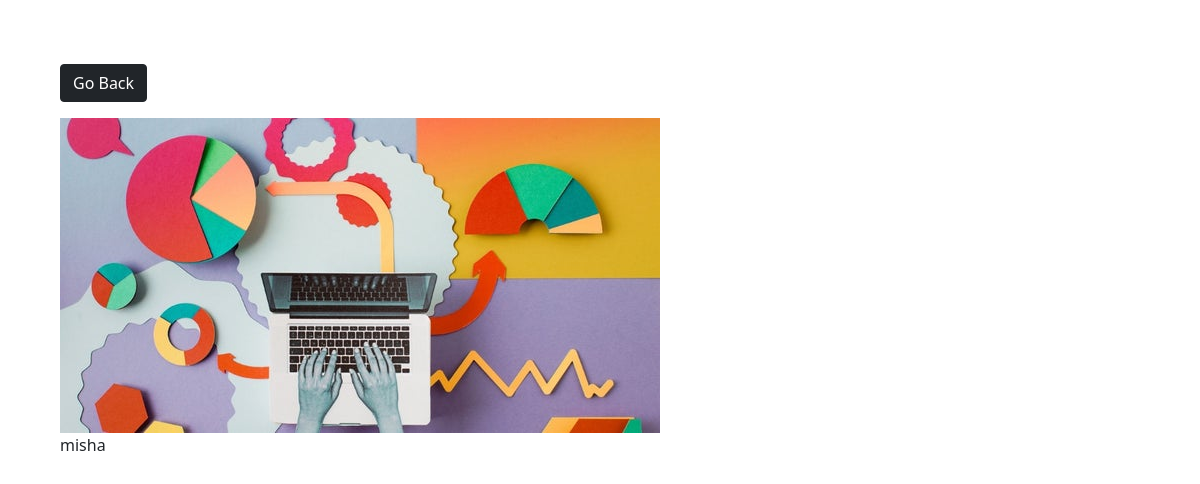
Screenshot of /photo/3 with the database file from the repository.
### photos/models.py (models this page shows)
class Photo(models.Model):
    category = models.ForeignKey(Category, on_delete=models.SET_NULL, null=True, blank=True)
    image = models.ImageField(null=False,blank=False)
    description = models.TextField(max_length=500,null=False,blank=False)
    def __str__(self):
        return self.description

### photos/views.py (the view)
# urls.py: path('photo/<int:pk>', views.viewPhoto, name='photo'),
def viewPhoto(request, pk):
    photo = Photo.objects.get(pk=pk)
    print(photo)
    return render(request, 'photos/photo.html', {'photo':photo})

### photos/templates/photos/photo.html (shortened to what this page needs)
<html lang="en">
<head>
    <link href="https://cdn.jsdelivr.net/npm/bootstrap@5.1.3/dist/css/bootstrap.min.css" rel="stylesheet"
>
</head>
<body class="m-5">
    <div class="container">
        <div class="row justify-content-center">
            <div class="col">
                <a href="{% url 'gallery' %}" class="btn btn-dark my-3">Go Back</a>
                <div style="height: 90vh;">
                    {% if photo.image.url %}
                    <img style="max-width: 100%; max-height: 100%;" src="{{ photo.image.url }}" alt="">
                    <p>{{photo.description}}</p>
                    {% else %}
                    <p>Rasm kelmayapdi</p>
                    {% endif %}
                </div>
            </div>
        </div>
    </div>
</body>
</html>

### rows the page displays
Photo: image (picture), description "misha"
